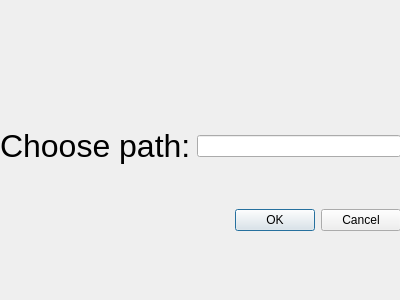
<?xml version="1.0" encoding="UTF-8"?>
<ui version="4.0">
 <class>Dialog</class>
 <widget class="QDialog" name="Dialog">
  <property name="geometry">
   <rect>
    <x>0</x>
    <y>0</y>
    <width>400</width>
    <height>300</height>
   </rect>
  </property>
  <property name="windowTitle">
   <string>Dialog</string>
  </property>
  <widget class="QWidget" name="">
   <property name="geometry">
    <rect>
     <x>0</x>
     <y>90</y>
     <width>401</width>
     <height>181</height>
    </rect>
   </property>
   <layout class="QVBoxLayout" name="verticalLayout">
    <item>
     <layout class="QHBoxLayout" name="horizontalLayout">
      <item>
       <widget class="QLabel" name="label">
        <property name="text">
         <string>&lt;html&gt;&lt;head/&gt;&lt;body&gt;&lt;p&gt;&lt;span style=&quot; font-size:24pt;&quot;&gt;Choose path:&lt;/span&gt;&lt;/p&gt;&lt;/body&gt;&lt;/html&gt;</string>
        </property>
       </widget>
      </item>
      <item>
       <widget class="QLineEdit" name="lineEdit"/>
      </item>
     </layout>
    </item>
    <item>
     <widget class="QDialogButtonBox" name="buttonBox">
      <property name="orientation">
       <enum>Qt::Horizontal</enum>
      </property>
      <property name="standardButtons">
       <set>QDialogButtonBox::Cancel|QDialogButtonBox::Ok</set>
      </property>
     </widget>
    </item>
   </layout>
  </widget>
 </widget>
 <resources/>
 <connections>
  <connection>
   <sender>buttonBox</sender>
   <signal>accepted()</signal>
   <receiver>Dialog</receiver>
   <slot>accept()</slot>
   <hints>
    <hint type="sourcelabel">
     <x>248</x>
     <y>254</y>
    </hint>
    <hint type="destinationlabel">
     <x>157</x>
     <y>274</y>
    </hint>
   </hints>
  </connection>
  <connection>
   <sender>buttonBox</sender>
   <signal>rejected()</signal>
   <receiver>Dialog</receiver>
   <slot>reject()</slot>
   <hints>
    <hint type="sourcelabel">
     <x>316</x>
     <y>260</y>
    </hint>
    <hint type="destinationlabel">
     <x>286</x>
     <y>274</y>
    </hint>
   </hints>
  </connection>
 </connections>
</ui>
